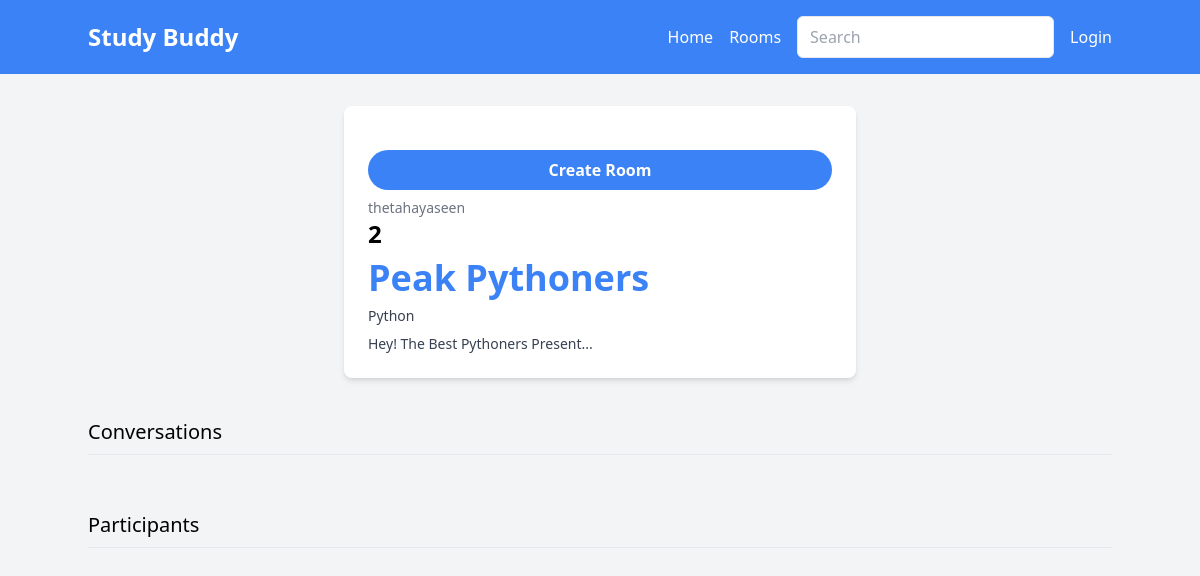
Page /room/2 on the earlier database version.
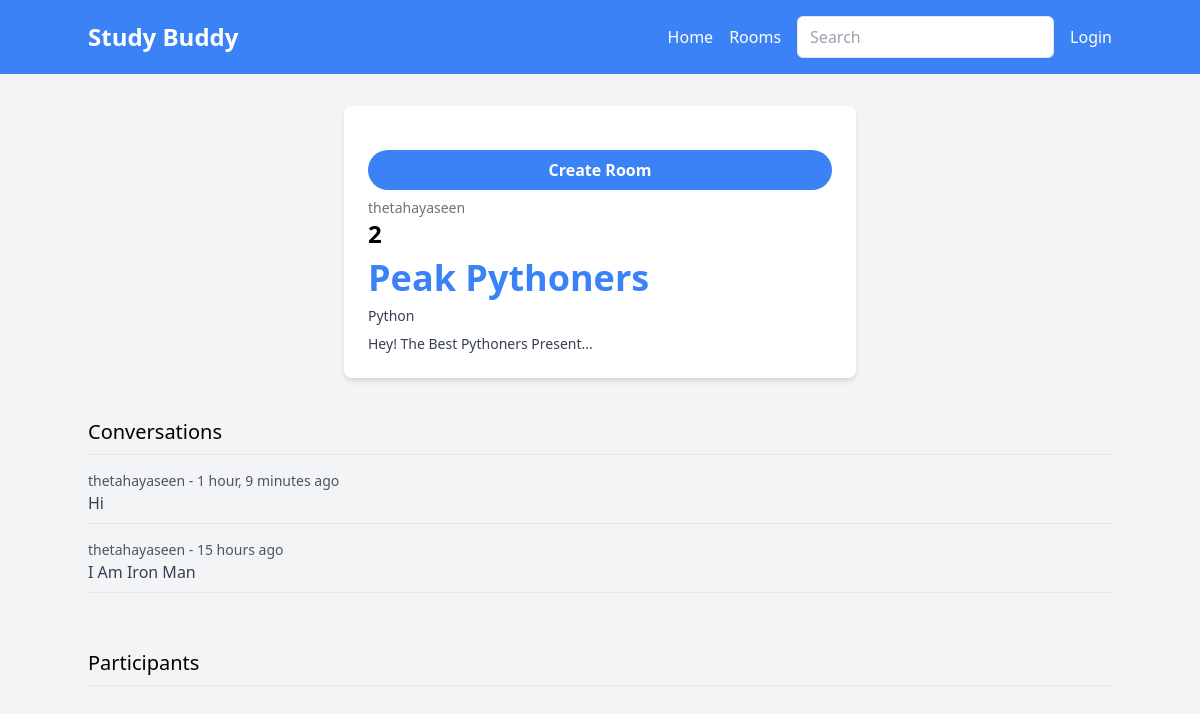
Same page on the later database version.
### base/models.py (models this page shows, shortened)
class Room(models.Model):
    host = models.ForeignKey(User, on_delete=models.SET_NULL, null = True)
    topic = models.ForeignKey(Topic, on_delete=models.SET_NULL, null = True)
    name = models.CharField(max_length=200)
    description = models.TextField(null=True, blank=True)
    participants = models.ManyToManyField(User, related_name="participants", blank=True)
    updated = models.DateTimeField(auto_now=True)
    created = models.DateTimeField(auto_now_add=True)
    class Meta:
        ordering = ["-updated", "-created"]

class Topic(models.Model):
    name = models.CharField(max_length=200)

class Message(models.Model):
    user = models.ForeignKey(User, on_delete=models.CASCADE)
    room = models.ForeignKey(Room, on_delete=models.CASCADE)
    body = models.TextField()
    updated = models.DateTimeField(auto_now=True)
    created = models.DateTimeField(auto_now_add=True)

### base/views.py (the view, shortened to what this page needs)
# urls.py: path("room/<str:primary_key>", views.room, name = "room"),
def room(request, primary_key):
    room = Room.objects.get(id = primary_key)
    conversations = room.message_set.all().order_by("-created")
    participants = room.participants.all()
    context = {"room": room, "conversations": conversations, "participants": participants}
    return render(request,  "base/room.html", context)

### base/templates/base/room.html (shortened to what this page needs)
{% extends "mainlayout.html" %}
{% block content %}
<div class="container mx-auto mt-8">
    <div class="max-w-lg mx-auto bg-white p-6 rounded-lg shadow-md">
        <a href="{% url 'create-room' %}" class="bg-blue-500 text-white font-bold py-2 px-4 rounded-full hover:bg-blue-700 hover:shadow-md transition duration-300 block w-full text-center mt-5 mb-2">
            Create Room
        </a>
        <p class="text-gray-500 text-sm mt-2">{{ room.host.username }}</p>
        <h2 class="text-2xl font-bold mb-2">{{ room.id }}</h2>
        <h1 class="text-4xl font-extrabold text-blue-500 mb-2">{{ room.name }}</h1>
        <p class="text-gray-700 text-sm mt-2">{{ room.topic.name }}</p>
        <p class="text-gray-700 text-sm mt-2">{{ room.description }}</p>
    </div>
    <br>
    <div>
        <h1 class="mt-4 text-xl">Conversations</h1>
        <hr class="mt-2 mb-4">
        {% for conversation in conversations %}
            <div class="mb-4">
                <h5 class="text-gray-600 text-sm">{{ conversation.user }} - {{ conversation.created|timesince }} ago</h5>
                <p class="text-gray-700">{{ conversation.body }}</p>
                <hr class="mt-2 mb-2">
            </div>
        {% endfor %}
    </div>
    <br>
    <div>
        <h1 class="mt-4 text-xl">Participants</h1>
        <hr class="mt-2 mb-4">
    </div>
</div>
{% endblock content %}

### Templates/mainlayout.html (shortened to what this page needs)
<!DOCTYPE html>
<html lang="en">
<head>
    <link href="https://cdn.jsdelivr.net/npm/tailwindcss@2.2.15/dist/tailwind.min.css" rel="stylesheet">
</head>
<body class="bg-gray-100">
    {% include "navigation.html" %}
    {% block content %}{% endblock %}
</body>
</html>

### Templates/navigation.html
<nav class="bg-blue-500 p-4 text-white">
    <div class="container mx-auto flex justify-between items-center">
        <a href="{% url 'home' %}" class="text-2xl font-bold hover:text-yellow-400 transition duration-300">Study Buddy</a>
        <div class="flex items-center space-x-4">
            <ul class="flex space-x-4">
                <li><a href="{% url 'home' %}" class="hover:underline">Home</a></li>
                <li><a href="{% url 'room' primary_key=1 %}" class="hover:underline">Rooms</a></li>
            </ul>
            <form action="{% url 'home' %}" method="GET">
                <input type="text" name="search" placeholder="Search" class="px-3 py-2 text-gray-700 border rounded-md focus:outline-none focus:ring focus:ring-blue-400">
            </form>
            {% if request.user.is_authenticated %}
            <a href="{% url 'logout' %}" class="hover:underline">Logout</a>
            {% else %}
            <a href="{% url 'login' %}" class="hover:underline">Login</a>
            {% endif %}
        </div>
    </div>
</nav>

Differences in the rows shown:
added Message: user "thetahayaseen", created "1 hour, 9 minutes", body "Hi"
added Message: user "thetahayaseen", created "15 hours", body "I Am Iron Man"
